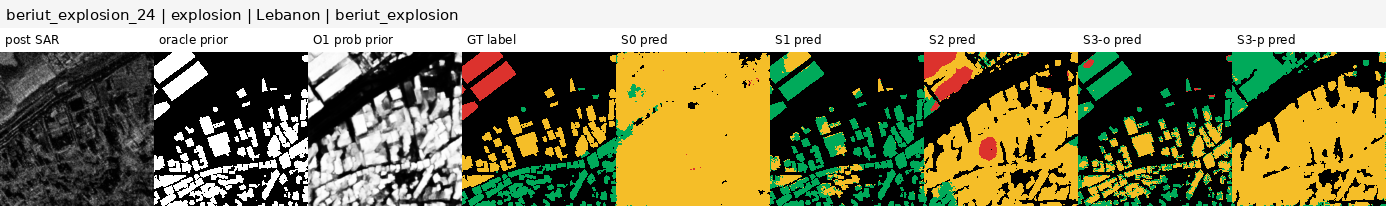
#> input picture reports/stage2_baseline/assets/selected_comparison_beriut_explosion_24.png, 1386 x 206 px; its folder holds only this picture in this run
$ python -i overlap_audit_core.py   (imports and definitions only)
#> lines starting #> are read from the running program, lines starting #| are printed output that depends on the picture
#> further down, picture is the input picture: shape (206, 1386, 3); mean B, G, R 97.1, 132.9, 135.5
from __future__ import annotations

import csv
import hashlib
import json
import math
import os
from dataclasses import dataclass
from pathlib import Path
from typing import Iterable, Sequence

import cv2
import numpy as np


FEATURE_VERSION = "relaxed-overlap-v1-dct-patch4-v1"
SPLITS = ("train", "val", "test")
PAIR_ORDER = (("train", "test"), ("train", "val"), ("val", "test"))
IMAGE_FIELDS = ("pre_image", "post_sar", "mask_multiclass")


@dataclass(frozen=True)
class Sample:
    split: str
    sample_id: str
    event_id: str
    disaster: str
    region: str
    pre_image: Path
    post_sar: Path
    mask: Path

    # [6 lines left out: function path_for, not called in this run]


@dataclass
class ImageFeature:
    phash: int
    dhash: int
    embedding: np.ndarray
    patches: np.ndarray


# [37 lines left out: functions resolve_path, load_samples, not called in this run]


def _gray_uint8(image: np.ndarray) -> np.ndarray:
    if image.ndim == 3:
        if image.shape[2] == 4:
            image = cv2.cvtColor(image, cv2.COLOR_BGRA2GRAY)
        else:
            image = cv2.cvtColor(image, cv2.COLOR_BGR2GRAY)
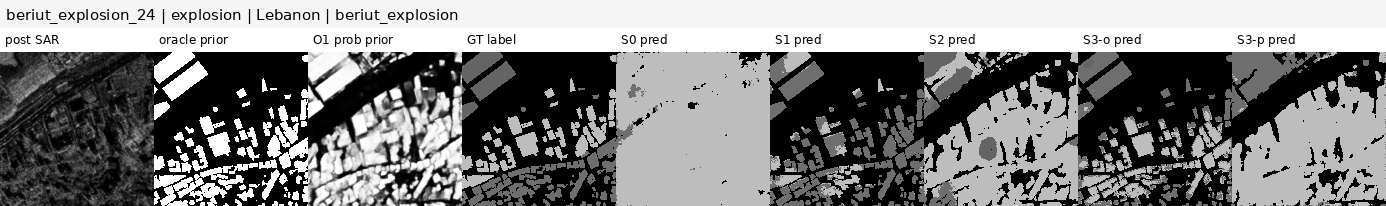
#> image: shape (206, 1386); min 0, max 255, mean 129.5
    if image.dtype == np.uint8:
        return image
    finite = image[np.isfinite(image)]
    if finite.size == 0:
        return np.zeros(image.shape[:2], dtype=np.uint8)
    lo, hi = np.percentile(finite, [1.0, 99.0])
    if hi <= lo:
        return np.zeros(image.shape[:2], dtype=np.uint8)
    scaled = np.clip((image.astype(np.float32) - lo) / (hi - lo), 0.0, 1.0)
    return np.round(scaled * 255.0).astype(np.uint8)


# [5 lines left out: function read_gray, not called in this run]


def _bits_to_int(bits: np.ndarray) -> int:
    value = 0
    for bit in bits.reshape(-1):
        value = (value << 1) | int(bool(bit))
    return value


def phash(gray: np.ndarray) -> int:
    small = cv2.resize(gray, (32, 32), interpolation=cv2.INTER_AREA).astype(np.float32)
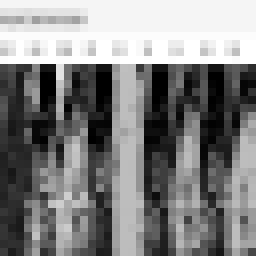
#> small: shape (32, 32) float32 (shown 8 times larger); min 0, max 255, mean 129.5
    low = cv2.dct(small)[:8, :8]
    median = float(np.median(low.reshape(-1)[1:]))
#> median = 2.31
    return _bits_to_int(low > median)
#> the loop in _bits_to_int, `for bit in bits.reshape(-1):` made 64 passes
#> (bit, value) on passes 2 to 13: (False, 2), (False, 4), (False, 8), (True, 17), (False, 34), (False, 68), (False, 136), (True, 273), (True, 547), (True, 1095), (True, 2191), (True, 4383)
#> value on pass 1: 1
#> after the loop in _bits_to_int, `for bit in bits.reshape(-1):`: value = 9871810832321038339


def dhash(gray: np.ndarray) -> int:
    small = cv2.resize(gray, (9, 8), interpolation=cv2.INTER_AREA)
    return _bits_to_int(small[:, 1:] > small[:, :-1])
#> the loop in _bits_to_int (call 2), `for bit in bits.reshape(-1):` made 64 passes
#> (bit, value) on passes 2 to 13: (False, 2), (True, 5), (False, 10), (False, 20), (False, 40), (False, 80), (False, 160), (False, 320), (False, 640), (True, 1281), (False, 2562), (True, 5125)


def hamming(left: int, right: int) -> int:
    return int((int(left) ^ int(right)).bit_count())


def _unit(vector: np.ndarray) -> np.ndarray:
    vector = vector.astype(np.float32, copy=False).reshape(-1)
    norm = float(np.linalg.norm(vector))
    if norm <= 1e-8:
        return np.zeros_like(vector)
    return vector / norm


def dct_embedding(gray: np.ndarray, size: int = 16) -> np.ndarray:
#> called with size = 16
    resized = cv2.resize(gray, (64, 64), interpolation=cv2.INTER_AREA).astype(np.float32) / 255.0
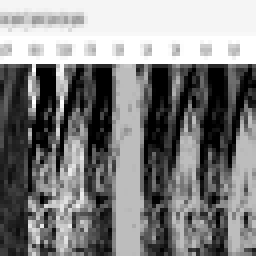
#> resized: shape (64, 64) float32 (shown 4 times larger); min 0, max 1, mean 0.508
    resized -= float(resized.mean())
    coeff = cv2.dct(resized)[:size, :size]
    return _unit(coeff)
#> in _unit, `vector = vector.astype(np.float32, copy=False).reshape(-1)`: vector = 256 values, max 10.84 at index 32, min -3.98 at index 10, mean 0.0725
#> in _unit, `norm = float(np.linalg.norm(vector))`: norm = 19.7


def patch_descriptors(gray: np.ndarray, grid: int = 4, dct_size: int = 8) -> np.ndarray:
#> called with grid = 4, dct_size = 8
    height, width = gray.shape[:2]
#> height = 206; width = 1386
    descriptors: list[np.ndarray] = []
    for row in range(grid):
        y0, y1 = height * row // grid, height * (row + 1) // grid
        for col in range(grid):
            x0, x1 = width * col // grid, width * (col + 1) // grid
            patch = gray[y0:y1, x0:x1]
            patch = cv2.resize(patch, (32, 32), interpolation=cv2.INTER_AREA).astype(np.float32) / 255.0
            patch -= float(patch.mean())
            descriptors.append(_unit(cv2.dct(patch)[:dct_size, :dct_size]))
#> this loop made 4 passes
#> (y0, y1) on passes 1 to 4: (0, 51), (51, 103), (103, 154), (154, 206)
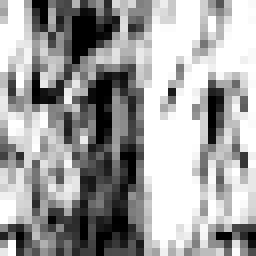
#> patch: shape (32, 32) float32 (shown 8 times larger); min -0.469, max 0.273, mean -1.4e-09; drawn with min black and max white
#> after the loop, descriptors = 16 items
    return np.stack(descriptors).astype(np.float32)


def feature_from_array(image: np.ndarray) -> ImageFeature:
    gray = _gray_uint8(image)
    return ImageFeature(
        phash=phash(gray),
        dhash=dhash(gray),
        embedding=dct_embedding(gray),
        patches=patch_descriptors(gray),
    )


class FeatureCache:
    def __init__(self, root: Path):
        self.root = root
        self.root.mkdir(parents=True, exist_ok=True)

    # [29 lines left out: functions _key, get, not called in this run]


def cosine(left: np.ndarray, right: np.ndarray) -> float:
    return float(np.clip(np.dot(left.reshape(-1), right.reshape(-1)), -1.0, 1.0))


# [78 lines left out: functions patch_overlap, _topk_embedding_pairs, _patch_candidate_pairs, generate_candidate_indices, not called in this run]


class LocalFeatureCache:
    # [215 lines left out: functions __init__, get, local_descriptor_candidate_pairs, local_geometry, score_candidate, write_csv, not called in this run]


def json_dump(path: Path, value: object) -> None:
    path.parent.mkdir(parents=True, exist_ok=True)
    path.write_text(json.dumps(value, indent=2, ensure_ascii=False) + "\n", encoding="utf-8")


# [5 lines left out: function risk_counts, not called in this run]

>>> import cv2
>>> picture = cv2.imread('../reports/stage2_baseline/assets/selected_comparison_beriut_explosion_24.png')
>>> result = feature_from_array(picture)
